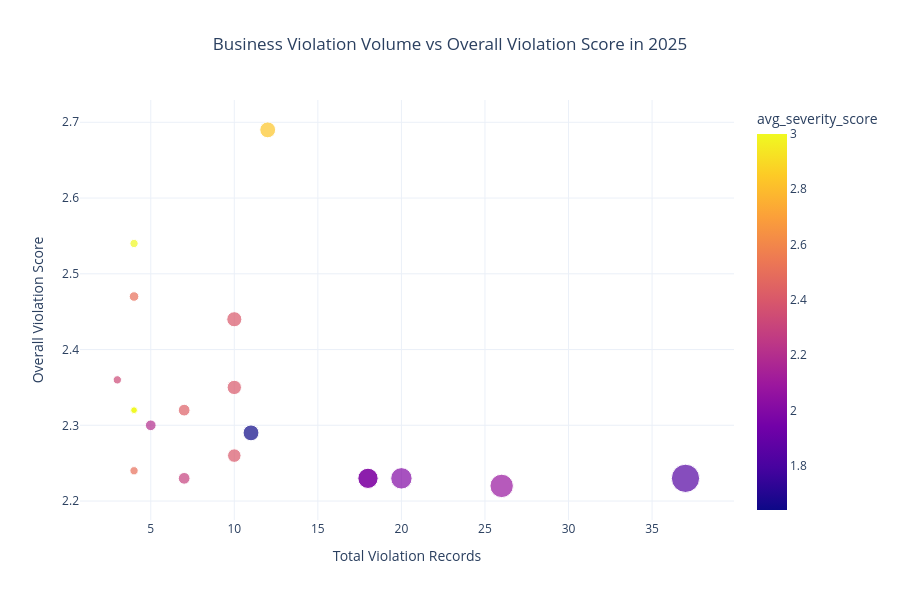

The code cell stored with this chart in its notebook:
### Markdown cell above
The system selected the trend analysis tool and grouped violation records by year and severity level starting from 2016. The line chart helped show how violation counts changed over time across severity categories, while the summary explained the main trend without restating every yearly value. The dataframe sql returned is also inspected and the records match the output.

### Code cell
#test4
result_4 = ask(
    user_question_4,
    limit=20, 
    year=2025,
)

print(result_4["summary"])
result_4["chart"].show()

### Figure 1 — Plotly figure (JSON) as saved in the notebook; plotly's stock layout.template omitted (floating-point values rounded to 4 significant figures)
{"data": [{"customdata": [[10.0, 11.0, 2.92, 2.83], [4.0, 3.0, 2.25, 3.0], [3.0, 4.0, 3.0, 2.5], [4.0, 10.0, 3.0, 2.4], [2.0, 3.0, 3.0, 2.33], [6.0, 9.0, 2.7, 2.4], [4.0, 2.0, 1.5, 3.0], [4.0, 2.0, 1.5, 3.0], [5.0, 6.0, 2.57, 2.43], [4.0, 2.0, 1.5, 3.0], [2.0, 5.0, 3.0, 2.2], [1.0, 11.0, 4.0, 1.64], [4.0, 8.0, 2.4, 2.4], [2.0, 3.0, 2.25, 2.5], [6.0, 18.0, 3.0, 2.0], [2.0, 18.0, 3.0, 2.0], [9.0, 35.0, 3.22, 1.84], [5.0, 20.0, 3.0, 2.0], [2.0, 6.0, 2.57, 2.29], [11.0, 24.0, 2.77, 2.08]], "hovertemplate": "<b>%{hovertext}</b><br><br>total_violations=%{x}<br>overall_violation_score=%{y:.2f}<br>high_risk_count=%{customdata[1]}<br>high_severity_count=%{customdata[0]}<br>avg_risk_score=%{customdata[2]:.2f}<br>avg_severity_score=%{marker.color:.2f}<extra></extra>", "hovertext": ["Bakey", "Lucy Ethopian Cafe", "Aqua Pazza", "Little Cocoa Bean Co", "Beantown Kebab", "Domino's", "Blue Ribbon Brasserie", "Nouria 198 Western Avenue", "La Cocina VROCC", "Lordya Gourmet", "Express Stop Market", "Carolina Market", "El Regreso Market", "Yellow Door Taqueria", "FIG'S", "La Famiglia Yummy", "Taqueria Los Compadres Mexican Food", "THE HARP", "CVS Pharmacy No. 11201", "Ruth's Chris Steak House"], "legendgroup": "", "marker": {"color": [2.83, 3.0, 2.5, 2.4, 2.33, 2.4, 3.0, 3.0, 2.43, 3.0, 2.2, 1.64, 2.4, 2.5, 2.0, 2.0, 1.84, 2.0, 2.29, 2.08], "coloraxis": "coloraxis", "size": [11.0, 3.0, 4.0, 10.0, 3.0, 9.0, 2.0, 2.0, 6.0, 2.0, 5.0, 11.0, 8.0, 3.0, 18.0, 18.0, 35.0, 20.0, 6.0, 24.0], "sizemode": "area", "sizeref": 0.0875, "symbol": "circle"}, "mode": "markers", "name": "", "orientation": "v", "showlegend": false, "type": "scatter", "x": [12, 4, 4, 10, 3, 10, 4, 4, 7, 4, 5, 11, 10, 4, 18, 18, 37, 20, 7, 26], "xaxis": "x", "y": [2.69, 2.54, 2.47, 2.44, 2.36, 2.35, 2.32, 2.32, 2.32, 2.32, 2.3, 2.29, 2.26, 2.24, 2.23, 2.23, 2.23, 2.23, 2.23, 2.22], "yaxis": "y"}], "layout": {"coloraxis": {"colorbar": {"title": {"text": "avg_severity_score"}}, "colorscale": [[0, "#0d0887"], [0.1111, "#46039f"], [0.2222, "#7201a8"], [0.3333, "#9c179e"], [0.4444, "#bd3786"], [0.5556, "#d8576b"], [0.6667, "#ed7953"], [0.7778, "#fb9f3a"], [0.8889, "#fdca26"], [1, "#f0f921"]]}, "height": 600, "legend": {"itemsizing": "constant", "tracegroupgap": 0}, "title": {"text": "Business Violation Volume vs Overall Violation Score in 2025", "x": 0.5}, "xaxis": {"anchor": "y", "domain": [0, 1], "title": {"text": "Total Violation Records"}}, "yaxis": {"anchor": "x", "domain": [0, 1], "title": {"text": "Overall Violation Score"}}}}
